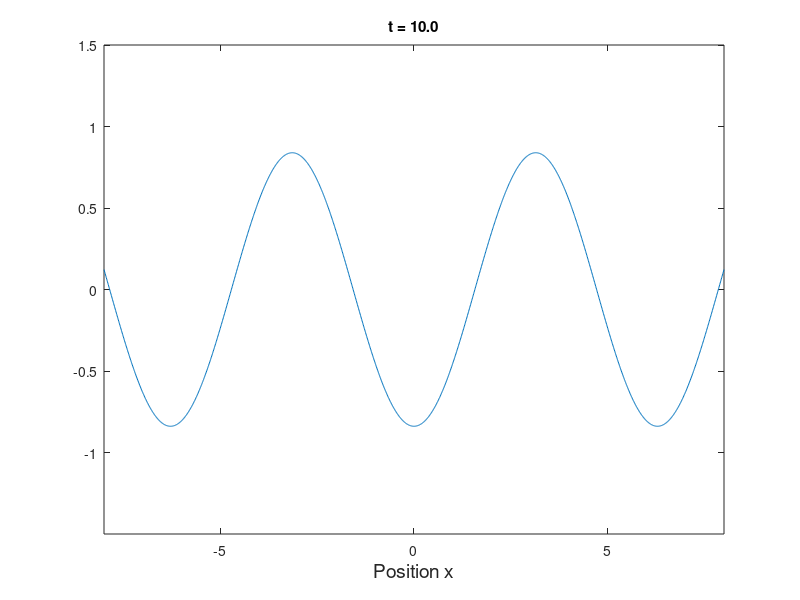

Write the MATLAB code that produced this figure.

clear all


% For the moving plot, you'll have to enter the time range (in t)
% and the function *twice* !


i = 1;

%Set the domain (in x)
%Leave the step size = 0.01 for a clear movie 
x = -8:0.01:8;

%Set the time range in t (leave the step size = 0.1)
for t = 0:0.1:10
    
    %Enter the function u(x,t) with lowercase x and t (only change the RHS)
    U(i,:) = 0.5*cos(x-t)+0.5*cos(x+t);
    
    i = i+1;
end

y1 = min(min(U));
y2 = max(max(U));

%Set the time range in t again (leave the step size = 0.1)
for t = 0:0.1:10 
    
  %Enter the function u(x,t) with lowercase x and t (only change the RHS)
  u = 0.5*cos(x-t)+0.5*cos(x+t);
    

  plot(x, u);
  title( sprintf('t = %.1f', t) );
  xlabel('Position x','FontSize',14);
  
  xlim([x(1) x(end)])
  ylim([y1-0.5 y2+0.5])
  pause( 0.1 );
end

